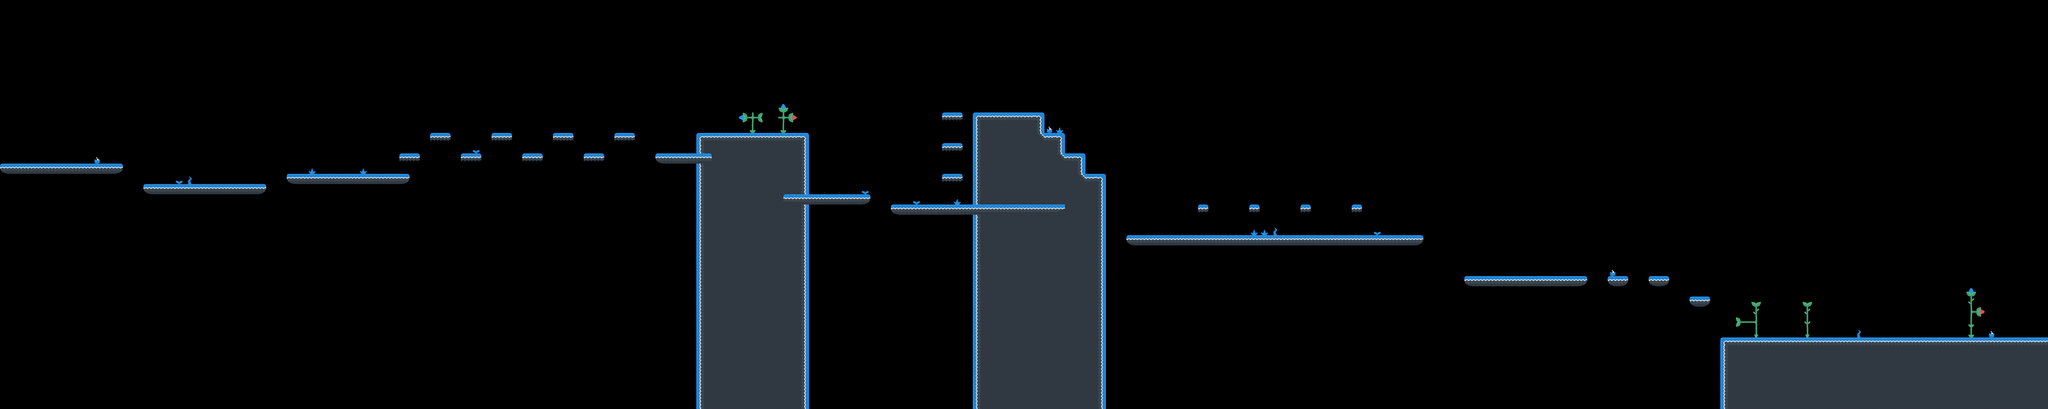

Rendered tile map (Tiled .tmx) drawn with the repository's tilesets; below, a short description and the map source with its tile grids summarised:
An orthogonal 200x40 tile map with 32x32 px tiles, 2 tile layers (tileLayer, elementLayer), 2 tilesets and 95 objects (47x coin, 26x jump, 12x walker, 5x staticshooter, lou, ...).

<map version="1.2" tiledversion="1.3.0" orientation="orthogonal" renderorder="right-down" compressionlevel="0" width="200" height="40" tilewidth="32" tileheight="32" infinite="0" nextlayerid="11" nextobjectid="296">
    <tileset firstgid="1" name="world1" tilewidth="32" tileheight="32" spacing="8" margin="4" tilecount="38" columns="38">
        <image source="world1.png" width="1520" height="40" />
    </tileset>
    <tileset firstgid="39" name="elements1" tilewidth="32" tileheight="32" spacing="8" margin="4" tilecount="40" columns="40">
        <image source="elements1.png" width="1600" height="40" />
    </tileset>
    <layer id="9" name="tileLayer" width="200" height="40">
        <data>[8000 cells, 1001 non-empty, 15 distinct tile ids]</data>
    </layer>
    <objectgroup id="2" name="gameObjects">
        <object id="1" name="lou" x="32" y="448" width="32" height="64" />
        <object id="1" name="larry" x="32" y="448" width="32" height="64" />
        <object id="93" name="coin" x="288" y="448" width="32" height="32" />
        <object id="94" name="coin" x="320" y="448" width="32" height="32" />
        <object id="137" name="staticshooter" x="4384" y="672" width="32" height="64" />
        <object id="156" name="walker" x="4896" y="800" width="32" height="64" />
        <object id="157" name="walker" x="4800" y="800" width="32" height="64" />
        <object id="158" name="walker" x="4704" y="800" width="32" height="64" />
        <object id="159" name="walker" x="4608" y="800" width="32" height="64" />
        <object id="168" name="coin" x="4256" y="672" width="32" height="32" />
        <object id="169" name="coin" x="4288" y="672" width="32" height="32" />
        <object id="170" name="coin" x="4320" y="672" width="32" height="32" />
        <object id="171" name="coin" x="4352" y="672" width="32" height="32" />
        <object id="174" name="coin" x="4736" y="768" width="32" height="32" />
        <object id="175" name="coin" x="4768" y="768" width="32" height="32" />
        <object id="189" name="coin" x="512" y="512" width="32" height="32" />
        <object id="190" name="coin" x="544" y="512" width="32" height="32" />
        <object id="191" name="coin" x="576" y="512" width="32" height="32" />
        <object id="192" name="coin" x="608" y="512" width="32" height="32" />
        <object id="193" name="coin" x="704" y="512" width="32" height="32" />
        <object id="194" name="coin" x="736" y="512" width="32" height="32" />
        <object id="195" name="coin" x="768" y="512" width="32" height="32" />
        <object id="196" name="coin" x="800" y="512" width="32" height="32" />
        <object id="197" name="staticshooter" x="1184" y="480" width="32" height="64" />
        <object id="198" name="walker" x="640" y="512" width="32" height="64" />
        <object id="199" name="walker" x="480" y="512" width="32" height="64" />
        <object id="200" name="walker" x="576" y="512" width="32" height="64" />
        <object id="201" name="walker" x="736" y="512" width="32" height="64" />
        <object id="202" name="coin" x="3808" y="544" width="32" height="32" />
        <object id="203" name="coin" x="3840" y="544" width="32" height="32" />
        <object id="204" name="coin" x="3968" y="544" width="32" height="32" />
        <object id="205" name="coin" x="4000" y="544" width="32" height="32" />
        <object id="206" name="coin" x="4128" y="544" width="32" height="32" />
        <object id="207" name="coin" x="4160" y="544" width="32" height="32" />
        <object id="208" name="walker" x="3648" y="672" width="32" height="64" />
        <object id="209" name="walker" x="3808" y="672" width="32" height="64" />
        <object id="210" name="exit" x="6304" y="992" width="32" height="64" />
        <object id="211" name="staticshooter" x="6048" y="992" width="32" height="64" />
        <object id="212" name="coin" x="5280" y="832" width="32" height="32" />
        <object id="213" name="coin" x="5312" y="832" width="32" height="32" />
        <object id="214" name="coin" x="5536" y="992" width="32" height="32" />
        <object id="215" name="coin" x="5568" y="992" width="32" height="32" />
        <object id="216" name="coin" x="5664" y="992" width="32" height="32" />
        <object id="217" name="coin" x="5696" y="992" width="32" height="32" />
        <object id="218" name="coin" x="5824" y="992" width="32" height="32" />
        <object id="219" name="coin" x="5792" y="992" width="32" height="32" />
        <object id="220" name="coin" x="5920" y="992" width="32" height="32" />
        <object id="221" name="coin" x="5952" y="992" width="32" height="32" />
        <object id="222" name="staticshooter" x="1952" y="352" width="32" height="64" />
        <object id="223" name="coin" x="1344" y="352" width="32" height="32" />
        <object id="224" name="coin" x="1376" y="352" width="32" height="32" />
        <object id="225" name="coin" x="1568" y="352" width="32" height="32" />
        <object id="226" name="coin" x="1536" y="352" width="32" height="32" />
        <object id="227" name="coin" x="1728" y="352" width="32" height="32" />
        <object id="228" name="coin" x="1760" y="352" width="32" height="32" />
        <object id="245" name="walker" x="2592" y="544" width="32" height="64" />
        <object id="246" name="walker" x="2656" y="544" width="32" height="64" />
        <object id="247" name="coin" x="2560" y="384" width="32" height="32" />
        <object id="248" name="coin" x="2592" y="448" width="32" height="32" />
        <object id="249" name="coin" x="2624" y="512" width="32" height="32" />
        <object id="256" name="staticshooter" x="3200" y="288" width="32" height="64" />
        <object id="258" name="coin" x="3296" y="352" width="32" height="32" />
        <object id="259" name="coin" x="3360" y="416" width="32" height="32" />
        <object id="260" name="coin" x="3424" y="480" width="32" height="32" />
        <object id="261" name="coin" x="3488" y="544" width="32" height="32" />
        <object id="262" name="coin" x="3552" y="608" width="32" height="32" />
        <object id="263" name="coin" x="3616" y="672" width="32" height="32" />
        <object id="264" name="flyer" x="2880" y="512" width="32" height="32" />
    </objectgroup>
    <objectgroup id="5" name="interactionObjects">
        <object id="229" name="jump" x="1248" y="480" width="32" height="32" />
        <object id="230" name="jump" x="1280" y="480" width="32" height="32" />
        <object id="231" name="jump" x="1344" y="416" width="32" height="32" />
        <object id="232" name="jump" x="1376" y="416" width="32" height="32" />
        <object id="233" name="jump" x="1440" y="480" width="32" height="32" />
        <object id="234" name="jump" x="1472" y="480" width="32" height="32" />
        <object id="235" name="jump" x="1536" y="416" width="32" height="32" />
        <object id="236" name="jump" x="1568" y="416" width="32" height="32" />
        <object id="237" name="jump" x="1632" y="480" width="32" height="32" />
        <object id="238" name="jump" x="1664" y="480" width="32" height="32" />
        <object id="239" name="jump" x="1728" y="416" width="32" height="32" />
        <object id="240" name="jump" x="1760" y="416" width="32" height="32" />
        <object id="241" name="jump" x="1824" y="480" width="32" height="32" />
        <object id="242" name="jump" x="1856" y="480" width="32" height="32" />
        <object id="243" name="jump" x="1920" y="416" width="32" height="32" />
        <object id="244" name="jump" x="1952" y="416" width="32" height="32" />
        </objectgroup>
    <layer id="10" name="elementLayer" width="200" height="40">
        <data>[8000 cells, 42 non-empty, 18 distinct tile ids]</data>
    </layer>
</map>
<!-- 11 of 95 objects omitted -->
